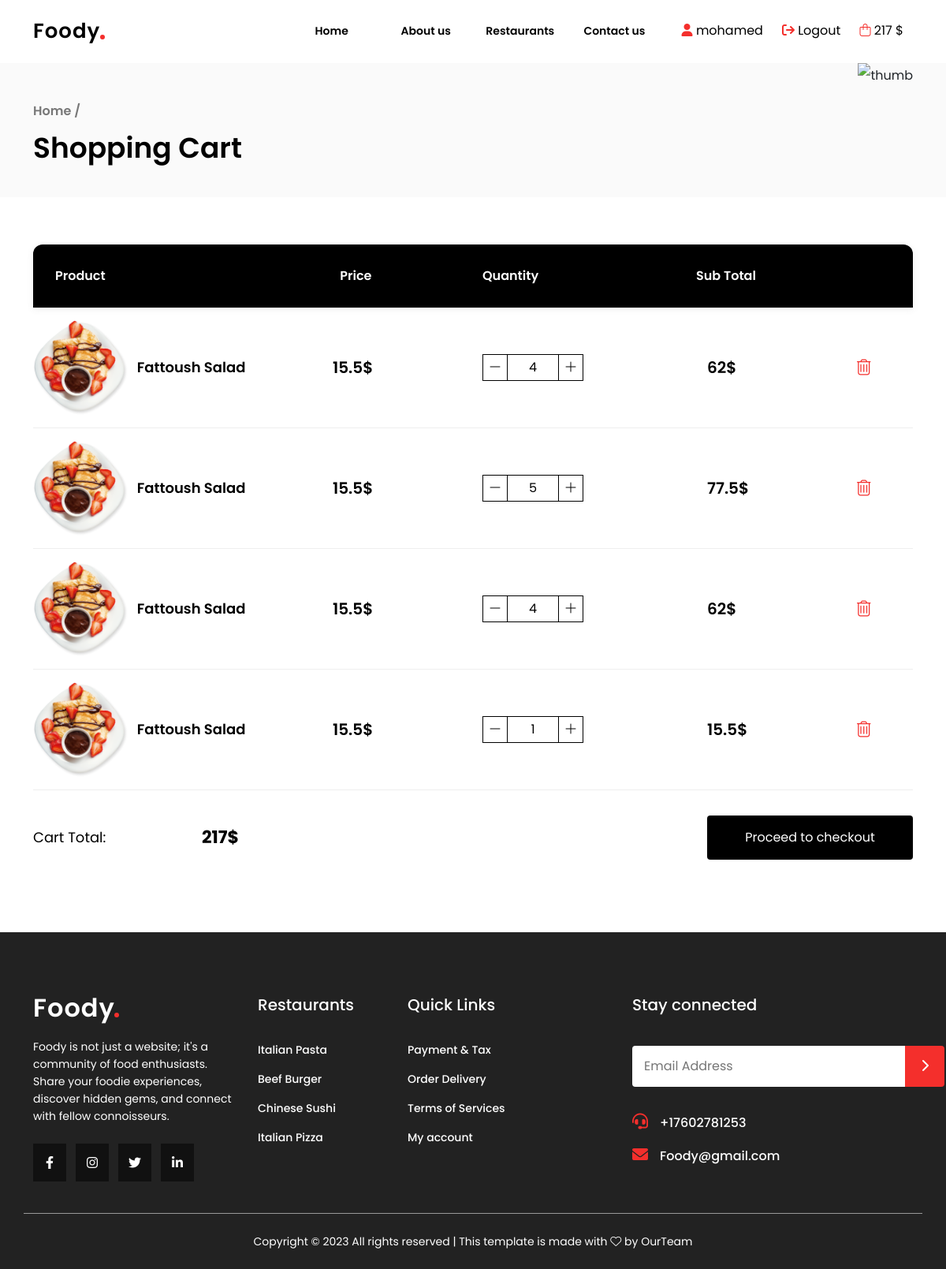
/shopping-cart.php (signed in), run on an earlier commit of the app's database.
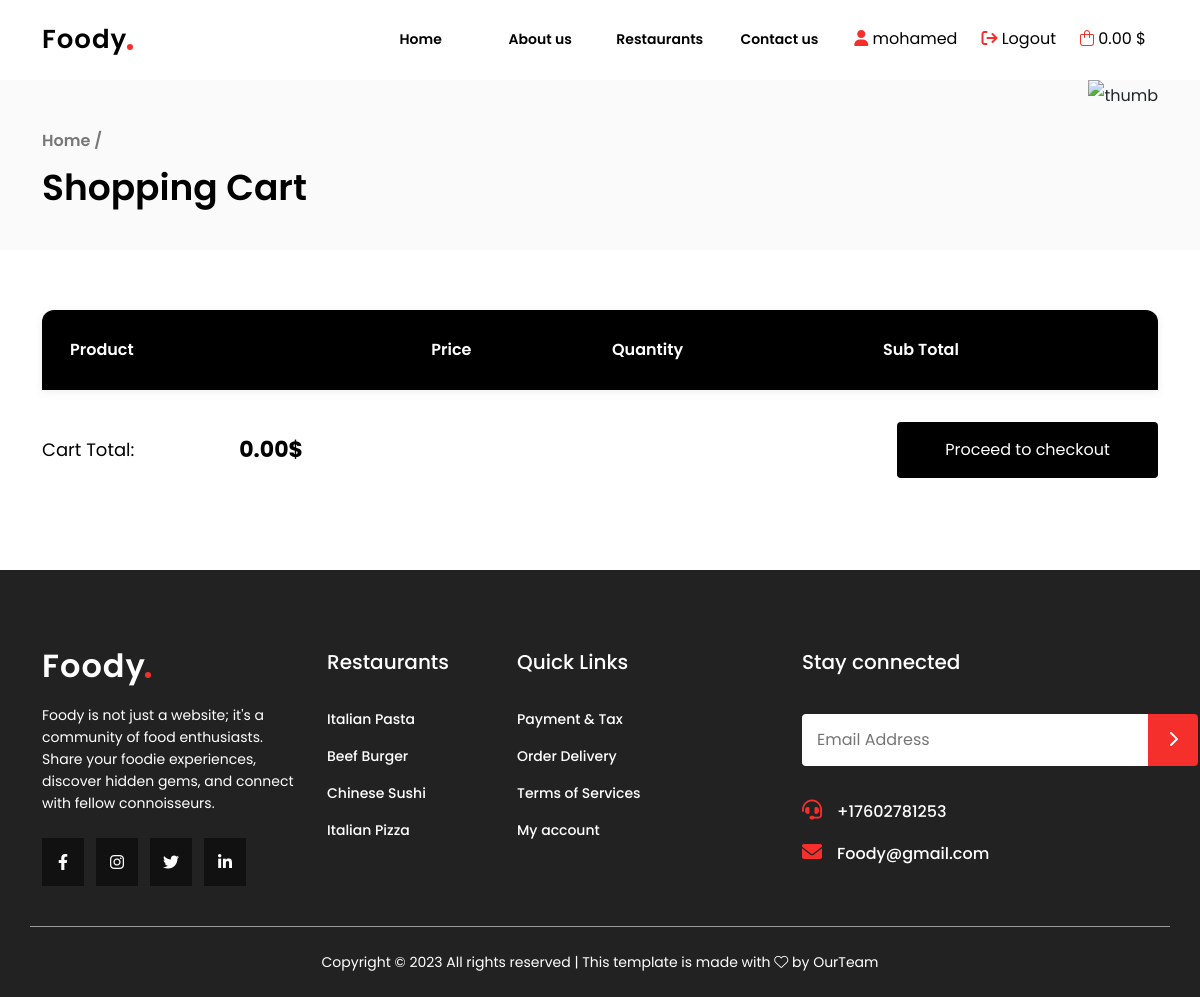
And on a later commit of the database.
### tables this page shows
CREATE TABLE `cart` (
  `id` int(11) NOT NULL,
  `customer_id` int(11) DEFAULT NULL,
  `item_id` int(11) DEFAULT NULL,
  `qty` int(11) DEFAULT 0
);

CREATE TABLE `menu_item` (
  `item_id` int(11) NOT NULL,
  `restaurant_id` int(11) NOT NULL,
  `item_name` varchar(300) NOT NULL,
  `item_description` text NOT NULL,
  `item_price` double NOT NULL,
  `item_ingredients` text NOT NULL,
  `item_image` varchar(500) NOT NULL,
  `cat_id` int(11) NOT NULL
);

### helper.php (called while the page is built, shortened)
<?php
if (!function_exists('runQuery')) {
    function runQuery($query)
    {
        $servername = "localhost";
        $username = "root";
        $password = "";
        $database = "resturants";
        $conn = new mysqli($servername, $username, $password, $database);
        $conn->set_charset("utf8");
        return $conn->query($query);
    }
}
if (!function_exists('runOneQuery')) {
    function runOneQuery($query)
    {
        $servername = "localhost";
        $username = "root";
        $password = "";
        $database = "resturants";
        $conn = new mysqli($servername, $username, $password, $database);
        return $conn->query($query)->fetch_assoc();
    }
}

### shopping-cart.php (the view, shortened to what the changed rows need)
<?php
require 'helper.php';
$customer_id = $_SESSION['user']['Customer_id'];
$selectCartSql = "SELECT * FROM `cart` where `customer_id` = $customer_id";
$selectCartResult = runQuery($selectCartSql);
?>
<!DOCTYPE html>
<html lang="en">
<head>
    <?php
    require_once 'layout/assets/css.php'
    ?>
</head>
<body>
<?php
require_once 'layout/inc/header.php'
?>
<main>
    <section class="section_header">
        <div class="container d-flex justify-content-between">
            <div class="navigation">
                <h2><a href="index.php">Home /</a> <br> Shopping Cart</h2>
            </div>
        </div>
    </section>
    <section class="shopppingCart">
        <div class="container">
            <div class="items_list">
                <?php
                if ($selectCartResult->num_rows > 0) {
                    while ($row = $selectCartResult->fetch_assoc()) {
                        $selectProduct = runOneQuery("SELECT * FROM `menu_item` WHERE `item_id` = '{$row['item_id']}'");
                        ?>
                        <div class="order">
                            <div class="row">
                                <div class="col-4">
                                    <a href="product-details.php?id=<?php echo $row['item_id'] ?>" class="product_info">
                                        <img src="<?php echo $selectProduct['item_image'] ?>" alt="pro1"/>
                                        <p><?php echo $selectProduct['item_name'] ?></p>
                                    </a>
                                </div>
                                <div class="col-2">
                                    <div class="center_div">
                                    <span>
                                        <?php echo $selectProduct['item_price'] ?>$
                                    </span>
                                    </div>
                                </div>
                                <div class="col-3">
                                    <div class="quantity">
                                        <button class="cartButton"
                                                data-id="<?php echo $row['item_id'] ?>" data-type="minus"
                                                data-cart="<?php echo $row['id'] ?>">
                                            <i class="fa-sharp fa-light fa-minus"></i>
                                        </button>
                                        <input type="number" value="<?php echo $row['qty'] ?>"
                                               id="cartInput<?php echo $row['item_id'] ?>" min="1" max="99" step="1"/>
                                        <button class="cartButton"
                                                data-id="<?php echo $row['item_id'] ?>" data-type="plus"
                                                data-cart="<?php echo $row['id'] ?>">
                                            <i class="fa-sharp fa-light fa-plus"></i>
                                        </button>
                                    </div>
                                </div>
                                <div class="col-2">
                                    <div class="center_div">
                                    <span>
                                         <?php echo $selectProduct['item_price'] * $row['qty'] ?>$
                                    </span>
                                    </div>
                                </div>
                                <div class="col-1">
                                    <a class="action" href="delete-cart.php?id=<?php echo $row['id'] ?>">
                                        <i class="fa-light fa-trash-can"></i>
                                    </a>
                                </div>
                            </div>
                        </div>
                        <?php
                    }
                }
                ?>
                <div class="list_total_procced">
                    <div class="row justify-content-between">
                        <div class="col-3">
                            <div class="subtotal">
                                <span>Cart Total:</span>
                                <b><?php echo $selectAllCartResult['total_price'] ?? '0.00' ?>$</b>
                            </div>
                        </div>
                    </div>
                </div>
            </div>
        </div>
    </section>
</main>
</body>
</html>

### layout/inc/header.php (shortened to what the changed rows need)
<?php
require(__DIR__ . '/../../helper.php');
$customer_id = $_SESSION['user']['Customer_id'] ?? 0;
$selectAllCartSql = "SELECT
    cart.customer_id,
    SUM(cart.qty * menu_item.item_price) AS total_price
FROM
    cart
JOIN
    menu_item ON cart.item_id = menu_item.item_id
WHERE
    cart.customer_id = {$customer_id}
GROUP BY
    cart.customer_id;";
$selectAllCartResult = runOneQuery($selectAllCartSql);
?>
<header>
    <nav class="container">
        <div class="btns">
            <?php
            if (isset($_SESSION['user']['loggedin']) && $_SESSION['user']['loggedin'] == true) {
                ?>
                <div class="btn">
                    <a href="account.php">
                        <i class="fa-solid fa-user"></i>
                        <span><?php echo $_SESSION['user']['Customer_name']; ?></span>
                    </a>
                </div>
                <div class="btn">
                    <a href="logout.php">
                        <i class="fa-solid fa-sign-out"></i>
                        <span>Logout</span>
                    </a>
                </div>
                <div class="btn">
                    <a href="shopping-cart.php">
                        <i class="fa-light fa-bag-shopping"></i>
                        <span> <?php echo $selectAllCartResult['total_price']??'0.00' ?> $</span>
                    </a>
                </div>
                <?php
            }
            ?>
        </div>
    </nav>
</header>

What changed in the data, as far as the page shows it:
removed cart: item.item_image (picture), item.item_name "Fattoush Salad", item.item_price "15.5", qty "4", $selectProduct['item_price'] * $row['qty'] "62"
removed cart: item.item_image (picture), item.item_name "Fattoush Salad", item.item_price "15.5", qty "5", $selectProduct['item_price'] * $row['qty'] "77.5"
removed cart: item.item_image (picture), item.item_name "Fattoush Salad", item.item_price "15.5", qty "4", $selectProduct['item_price'] * $row['qty'] "62"
removed cart: item.item_image (picture), item.item_name "Fattoush Salad", item.item_price "15.5", qty "1", $selectProduct['item_price']*$row['qty'] "15.5"
Also different on the page:
$selectAllCartResult['total_price']: "217" → "0.00"
